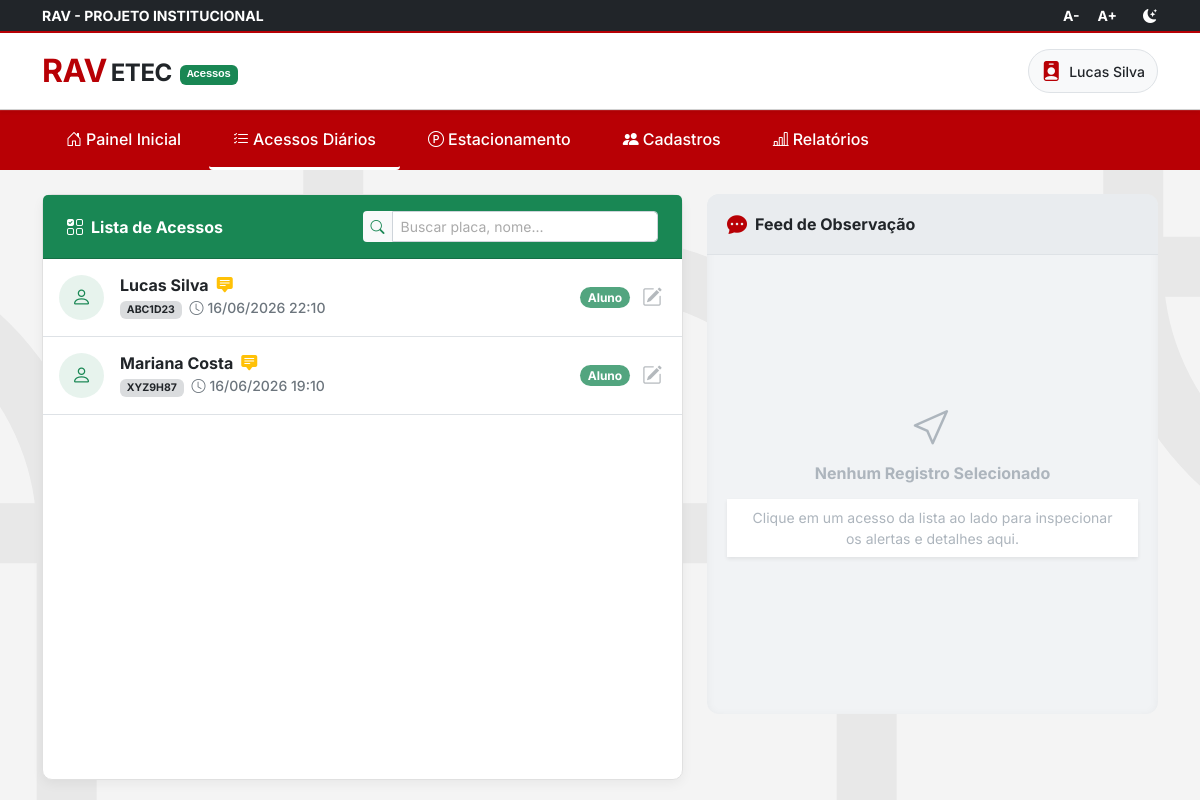
The app's page /acessos.php, older data.
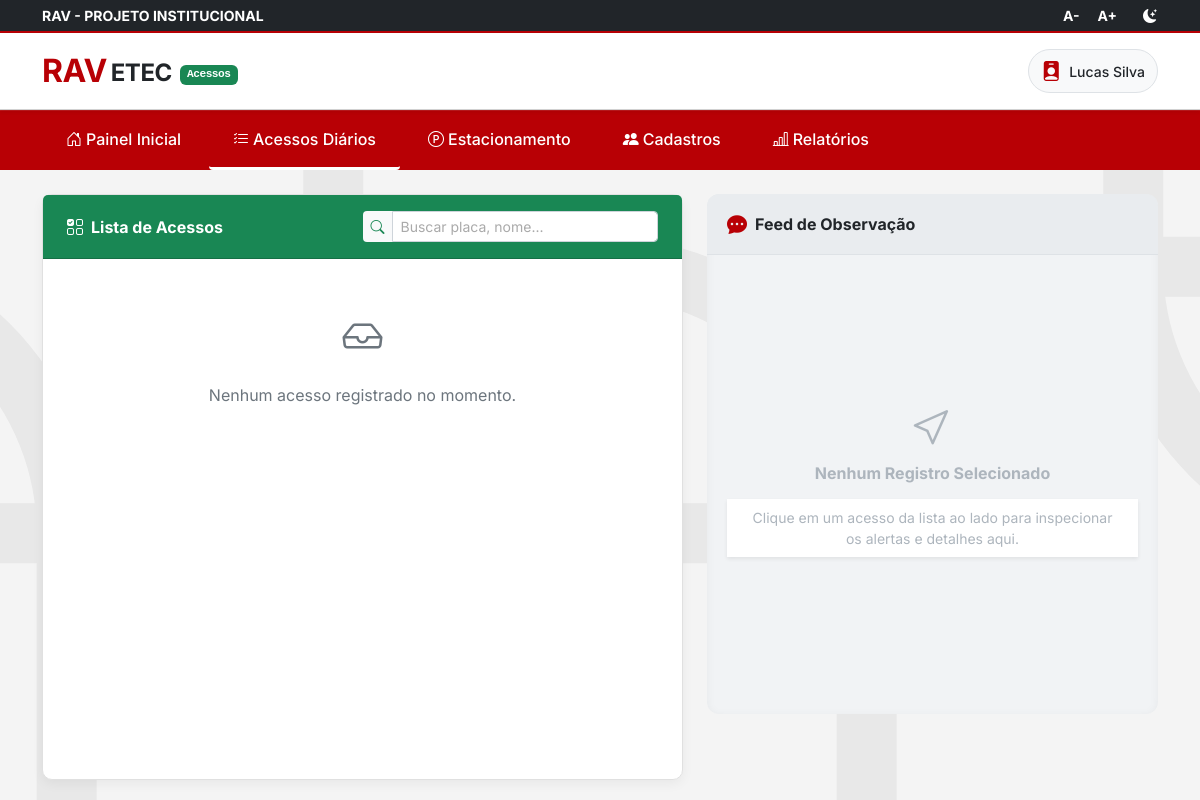
The same page, newer data.
### tables this page shows
CREATE TABLE registros_acesso (
    id INT AUTO_INCREMENT PRIMARY KEY,
    id_veiculo INT NOT NULL,
    id_usuario_registro INT NULL,  
    id_empresa INT NULL,  
    tipo_acesso VARCHAR(50) NOT NULL,
    curso VARCHAR(50) NULL,
    periodo VARCHAR(50) NULL,
    funcao VARCHAR(50) NULL,
    nome_condutor VARCHAR(150) NOT NULL,
    contato_tipo VARCHAR(20) NULL,
    contato_valor VARCHAR(50) NULL,
    observacao TEXT NULL,
    status VARCHAR(20) DEFAULT 'Dentro',
    data_hora_entrada TIMESTAMP NOT NULL DEFAULT CURRENT_TIMESTAMP,  
    data_hora_saida TIMESTAMP NULL,
    CONSTRAINT fk_registro_veiculo FOREIGN KEY (id_veiculo) REFERENCES veiculos (id) ON DELETE CASCADE
);

CREATE TABLE veiculos (
    id INT AUTO_INCREMENT PRIMARY KEY,
    id_unidade INT NOT NULL,
    id_condutor INT NULL,
    id_usuario INT NULL,  
    id_empresa INT NULL,  
    placa VARCHAR(10) NOT NULL UNIQUE,
    marca VARCHAR(80) NULL,  
    modelo VARCHAR(80) NOT NULL,
    cor VARCHAR(30) NULL,
    ano INT NULL,
    tipo_veiculo ENUM(
        'CARRO',
        'MOTO',
        'CAMINHAO',
        'ONIBUS',
        'VAN',
        'OUTRO'
    ) NOT NULL,
    observacoes TEXT NULL,
    created_at TIMESTAMP DEFAULT CURRENT_TIMESTAMP,
    CONSTRAINT fk_veiculo_unidade FOREIGN KEY (id_unidade) REFERENCES unidades (id) ON DELETE CASCADE,
    CONSTRAINT fk_veiculo_condutor FOREIGN KEY (id_condutor) REFERENCES condutores (id) ON DELETE SET NULL
);

### acessos.php (the view, shortened to what the rows shown need)
<?php
require_once 'conn.php';
$filtroNome = trim($_GET['nome'] ?? '');
if (!empty($filtroNome)) {
    $stmtAcessos = $pdo->prepare("
        SELECT r.id, r.nome_condutor, r.tipo_acesso, r.data_hora_entrada, r.observacao, r.status,
               r.curso, r.periodo, r.funcao, r.contato_tipo, r.contato_valor,
               v.placa, v.tipo_veiculo, v.modelo, v.cor
        FROM registros_acesso r
        LEFT JOIN veiculos v ON r.id_veiculo = v.id
        WHERE r.nome_condutor LIKE :nome OR v.placa LIKE :nome
        ORDER BY r.data_hora_entrada DESC
        LIMIT 200
    ");
    $stmtAcessos->execute([':nome' => "%$filtroNome%"]);
} else {
    $stmtAcessos = $pdo->query("
        SELECT r.id, r.nome_condutor, r.tipo_acesso, r.data_hora_entrada, r.observacao, r.status,
               r.curso, r.periodo, r.funcao, r.contato_tipo, r.contato_valor,
               v.placa, v.tipo_veiculo, v.modelo, v.cor
        FROM registros_acesso r
        LEFT JOIN veiculos v ON r.id_veiculo = v.id
        ORDER BY r.data_hora_entrada DESC
        LIMIT 200
    ");
}
$acessos = $stmtAcessos->fetchAll(PDO::FETCH_ASSOC);
?>
<!DOCTYPE html>
<html lang="pt-br">
<head>
    <link href="https://cdn.jsdelivr.net/npm/bootstrap@5.3.0/dist/css/bootstrap.min.css" rel="stylesheet">
    <link rel="stylesheet" href="https://cdn.jsdelivr.net/npm/bootstrap-icons@1.11.0/font/bootstrap-icons.css">
    <link rel="stylesheet" href="css/index.css">
    <link rel="stylesheet" href="css/style.css">
</head>
<body class="light-mode section-bg-gray d-flex flex-column min-vh-100">
    <header class="main-header bg-white shadow-sm sticky-top">
        <div class="container py-3 d-flex justify-content-between align-items-center">
            <div class="d-flex align-items-center gap-3">
                <a href="painel-admin.php" class="text-decoration-none d-flex align-items-center">
                    <h1 class="logo-text m-0 fw-bold d-flex align-items-center">
                        <span class="text-cps-red fs-2 me-1">RAV</span>
                        <span class="text-dark fs-4 mt-1">ETEC</span>
                        <span class="badge bg-success text-white font-monospace ms-2 mt-2" style="font-size: 0.70rem;">Acessos</span>
                    </h1>
                </a>
            </div>
        </div>
    </header>
    <main class="container py-4">
        <div class="row g-4 h-100 align-items-stretch">
            <div class="col-12 col-lg-7">
                <div class="card border-0 shadow-lg h-100 bg-white">
                    <div class="card-body p-0" style="height: calc(100vh - 280px); min-height: 400px; overflow-y: auto;">
                        <div class="list-group list-group-flush custom-scrollbar" id="listaAcessos">
                            <?php if (count($acessos) > 0): ?>
                                <?php foreach ($acessos as $reg):
                                    $hasObs = !empty(trim($reg['observacao'] ?? ''));
                                    $dataHora = date('d/m/Y H:i', strtotime($reg['data_hora_entrada']));
                                    $nome = htmlspecialchars($reg['nome_condutor']);
                                    $placa = htmlspecialchars($reg['placa'] ?? 'PÉ');
                                    $tipo = htmlspecialchars($reg['tipo_acesso'] ?? 'Serviço');
                                    $obs = $hasObs ? htmlspecialchars(trim($reg['observacao'] ?? '')) : '';
                                    $id = $reg['id'];
                                    $curso = htmlspecialchars($reg['curso'] ?? '');
                                    $periodo = htmlspecialchars($reg['periodo'] ?? '');
                                    $funcao = htmlspecialchars($reg['funcao'] ?? '');
                                    $modelo = htmlspecialchars($reg['modelo'] ?? '');
                                    $cor = htmlspecialchars($reg['cor'] ?? '');
                                    $contato_tipo = htmlspecialchars($reg['contato_tipo'] ?? 'tel');
                                    $contato_valor = htmlspecialchars($reg['contato_valor'] ?? '');
                                    $tipo_veiculo = htmlspecialchars($reg['tipo_veiculo'] ?? 'Carro');
                                ?>
                                    <div class="list-group-item list-acesso-item p-3 border-bottom"
                                         data-id="<?= $id ?>"
                                         data-nome="<?= $nome ?>"
                                         data-placa="<?= $placa ?>"
                                         data-hora="<?= $dataHora ?>"
                                         data-tipo="<?= $tipo ?>"
                                         data-obs="<?= $obs ?>"
                                         data-hasobs="<?= $hasObs ? 'true' : 'false' ?>"
                                         data-curso="<?= $curso ?>"
                                         data-periodo="<?= $periodo ?>"
                                         data-funcao="<?= $funcao ?>"
                                         data-modelo="<?= $modelo ?>"
                                         data-cor="<?= $cor ?>"
                                         data-contatotipo="<?= $contato_tipo ?>"
                                         data-contatovalor="<?= $contato_valor ?>"
                                         data-tipoveiculo="<?= $tipo_veiculo ?>">
                                        <div class="d-flex justify-content-between align-items-center">
                                            <div class="d-flex align-items-center gap-3 w-100">
                                                <div class="bg-success bg-opacity-10 text-success rounded-circle d-flex align-items-center justify-content-center flex-shrink-0" style="width: 45px; height: 45px;">
                                                    <i class="bi <?= $tipo === 'Aluno' ? 'bi-person' : 'bi-car-front' ?> fs-5"></i>
                                                </div>
                                                <div class="flex-grow-1">
                                                    <h6 class="mb-0 fw-bold text-dark d-flex align-items-center gap-2">
                                                        <?= $nome ?>
                                                        <?php if($hasObs): ?>
                                                            <i class="bi bi-chat-square-text-fill text-warning fs-6" title="Possui observação"></i>
                                                        <?php endif; ?>
                                                    </h6>
                                                    <small class="text-secondary fw-medium">
                                                        <span class="badge bg-secondary bg-opacity-25 text-dark fw-bold me-1"><?= $placa ?></span>
                                                        <i class="bi bi-clock me-1"></i><?= $dataHora ?>
                                                    </small>
                                                </div>
                                            </div>
                                            <div class="d-flex align-items-center gap-2">
                                                <span class="badge bg-success bg-opacity-75 rounded-pill"><?= $tipo ?></span>
                                                <button type="button" class="btn btn-sm text-secondary btn-edit-acesso p-1 border-0" title="Editar Acesso" onclick="abrirModalEdicao(this, event)">
                                                    <i class="bi bi-pencil-square fs-5"></i>
                                                </button>
                                            </div>
                                        </div>
                                    </div>
                                <?php endforeach; ?>
                            <?php endif; ?>
                        </div>
                    </div>
                </div>
            </div>
</body>
</html>

Row changes from the older to the newer data that the page shows:
removed registros_acesso: nome_condutor "Lucas Silva", id_veiculo.placa "ABC1D23", data_hora_entrada "16/06/2026 22:10", tipo_acesso "Aluno"
removed registros_acesso: nome_condutor "Mariana Costa", id_veiculo.placa "XYZ9H87", data_hora_entrada "16/06/2026 19:10", tipo_acesso "Aluno"
Text that changed along with them:
text now shown: "Nenhum acesso registrado no momento."
